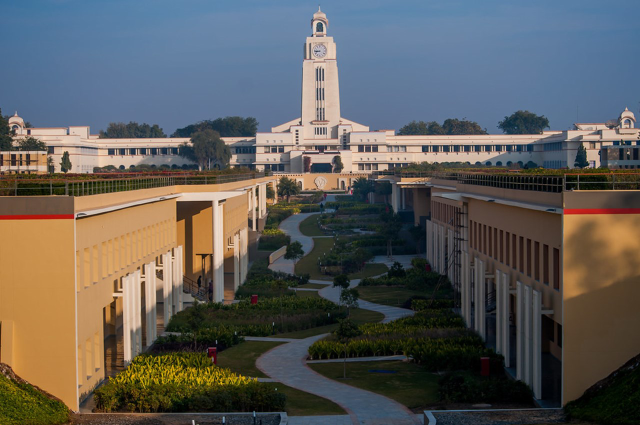
#> input picture Bits_Clock_tower.png, 1280 x 850 px, found by its file name (shown at 1/2 size)
$ python 'Pixel binning.py'
#> lines starting #> are read from the running program, lines starting #| are printed output that depends on the picture
import cv2
import time

fp="../../Downloads/Bits_Clock_tower.png"
image=cv2.imread(fp)
#> image is the input picture: shape (850, 1280, 3); mean B, G, R 89.5, 92.4, 93.8
new=image.copy()
h,w,n=new.shape
#> h = 850; w = 1280; n = 3
new2=cv2.resize(image,(600,600))
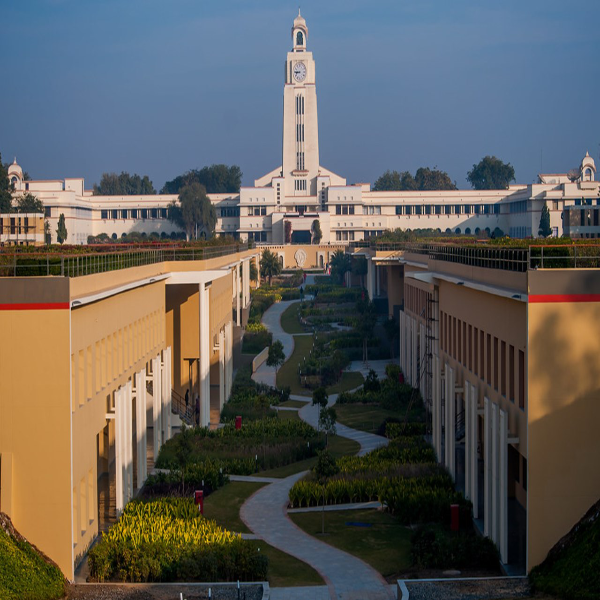
#> new2: shape (600, 600, 3); mean B, G, R 89.4, 92.3, 93.7
cv2.imshow('Before',new2)

for x in range(0,h-1,2):
    for y in range(0,w-1,2):
        p1=new[x,y]
        p2=new[x+1,y]
        p3=new[x,y+1]
        p4=new[x+1,y+1]
        r=int(p1[0])+int(p2[0])+int(p3[0])+int(p4[0])
        g=int(p1[1])+int(p2[1])+int(p3[1])+int(p4[1])
        b=int(p1[2])+int(p2[2])+int(p3[2])+int(p4[2])
        p=[r,g,b]
        p[0]=p[0]//4
        p[1]=p[1]//4
        p[2]=p[2]//4

        new[x,y]=p.copy()
        new[x+1,y]=p.copy()
        new[x,y+1]=p.copy()
        new[x+1,y+1]=p.copy()

new=cv2.resize(new,(600,600))
#> new: shape (600, 600, 3)
cv2.imshow('After',new)
cv2.moveWindow('After',650,0)

'''time.sleep(10)
cv2.destroyAllWindows()'''
